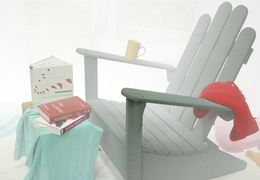
%> input picture Adirondack.png, 260 x 180 px, shrunk from 960 x 663 before the run
$ octave compute_rriqa_demo.m   (GNU Octave 9; MATLAB toolbox functions it lacks are replaced by stand-ins)
%> lines starting %> are read from the running program, lines starting %| are printed output that depends on the picture
### get_ref_feature.m
function [feat,feat_color,NSS] = get_ref_feature(img)

%% process
ycbcr_img = double(rgb2ycbcr(img));
Y = ycbcr_img(:,:,1);
Cb = ycbcr_img(:,:,2);
Cr = ycbcr_img(:,:,3);

Y_hat=Y;%(Y-mu)./(sigma+1);

%% naturalness
NSS=brisque_feature_R(Y);
NSS1=brisque_feature_R(Cb);
NSS2=brisque_feature_R(Cr);
f0=[NSS NSS1 NSS2];

%% haze
f1(1) = mean(mean(double(Y_hat)));%
f1(2) = std(std(double(Y_hat)));%
f1(3) = median(median(double(Y_hat)));%
f1(4)= mode(mode(double(Y_hat)));%
f1(5) = entropy(uint8(Y_hat));

%% structure
BL=8;
sigm= 0.5;
win = fspecial('gaussian',BL,sigm);
win = win/sum(sum(win));
mu = filter2(win,Y,'same');
mu_sq = mu.*mu;
sigma = sqrt(abs(filter2(win,Y.*Y,'same') - mu_sq));
% Making CSF
Size=size(Y_hat);
csf = make_csf(Size(1), Size(2), 32)';
% CSF of Image
Img_CSF = double(real( ifft2( ifftshift( fftshift( fft2( double(Y_hat)) ).* csf ) ) ));

Img_CSF=filter2(win,Img_CSF );

imG=imgradient(uint8(Img_CSF),'prewitt');

im= (sum(cat(3,(imG), Img_CSF).^2,3))./2;

f2(1) = mean(mean(double(im)));%
f2(2) = std(std(double(im)));%
f2(3) = median(median(double(im)));%
f2(4)= mode(mode(double(im)));%
f2(5) = entropy(uint8(im));

%% over enhancement
normalize_sigma = sigma./(mu+1);
f3(1) = mean(mean(double(sigma)));%
f3(2) = mean(mean(double(normalize_sigma)));%

%% color
f4(1) = mean(mean(double(Cb)));%
f4(2) = std(std(double(Cb)));%
f4(3) = median(median(double(Cb)));%
f4(4)= mode(mode(double(Cb)));%
f4(5) = entropy(uint8(Cb));

f4(6) = mean(mean(double(Cr)));%
f4(7) = std(std(double(Cr)));%
f4(8) = median(median(double(Cr)));%
f4(9)= mode(mode(double(Cr)));%
f4(10) = entropy(uint8(Cr));

%% feature
feat=[f1';f2';f3'];
feat_color=f4';
NSS=f0';

### brisque_feature_R.m
function feat = brisque_feature_R(imdist)

%------------------------------------------------
% Feature Computation
%-------------------------------------------------
scalenum = 2;
window = fspecial('gaussian',8,0.5);
window = window/sum(sum(window));

feat = [];
% tic
for itr_scale = 1:scalenum

%     [~,~,imdist]=ZCA(imdist);
mu            = filter2(window, imdist, 'same');
mu_sq         = mu.*mu;
sigma         = sqrt(abs(filter2(window, imdist.*imdist, 'same') - mu_sq));
structdis     = (imdist-mu)./(sigma+1);

[~,~,structdis]=ZCA(structdis);
% h = fspecial('sobel');
% structdis = imfilter(structdis, h, 0, 'conv');


[alpha overallstd]       = estimateggdparam(structdis(:));
    skew          = skewness(structdis(:));
    kur           = kurtosis(structdis(:));
feat                     = [feat alpha overallstd^2 skew kur];


shifts                   = [ 0 1;1 0 ; 1 1; -1 1];

for itr_shift =1:4

shifted_structdis        = circshift(structdis,shifts(itr_shift,:));
pair                     = structdis(:).*shifted_structdis(:);
[alpha leftstd rightstd] = estimateaggdparam(pair);
const                    =(sqrt(gamma(1/alpha))/sqrt(gamma(3/alpha)));
meanparam                =(rightstd-leftstd)*(gamma(2/alpha)/gamma(1/alpha))*const;
feat                     =[feat alpha meanparam leftstd^2 rightstd^2];

end


imdist                   = imresize(imdist,0.5);


end
% toc

### ZCA.m
function [xRot,xPCAwhite,xZCAwhite]=ZCA(x)
epsilon=0.01;
% x=imread('caps.bmp');
%x=rgb2gray(x);
x=double(x);
avg=mean(x(:));
% x=x-repmat(avg,size(x,1),1);%去均值

x=x-avg;
sigma=x*x'/size(x,2);%协方差矩阵
[U,S,V] = svd(sigma);
xRot=U'*x;
xPCAwhite = diag(1./sqrt(diag(S) + epsilon)) * U' * x;
xZCAwhite = U * diag(1./sqrt(diag(S) + epsilon)) * U' * x;

### estimateggdparam.m
function [gamparam sigma] = estimateggdparam(vec)


gam                              = 0.2:0.001:10;
r_gam                            = (gamma(1./gam).*gamma(3./gam))./((gamma(2./gam)).^2);

sigma_sq                         = mean((vec).^2);
sigma                            = sqrt(sigma_sq);
E                                = mean(abs(vec));
rho                              = sigma_sq/E^2;
[min_difference, array_position] = min(abs(rho - r_gam));
gamparam                         = gam(array_position);

### make_csf.m
function [res] = make_csf(x, y, nfreq)
[xplane,yplane]=meshgrid(-x/2+0.5:x/2-0.5, -y/2+0.5:y/2-0.5);	% generate mesh
plane=(xplane+1i*yplane)/y*2*nfreq;
radfreq=abs(plane);				% radial frequency

w=0.7;
s=(1-w)/2*cos(4*angle(plane))+(1+w)/2;
radfreq=radfreq./s;

csf = 2.6*(0.0192+0.114*radfreq).*exp(-(0.114*radfreq).^1.1);
f=find( radfreq < 7.8909 ); csf(f)=0.9809+zeros(size(f));
res = csf;
end

### get_dis_feature.m
function [feat,feat_color,NSS] = get_dis_feature(img)

%% process
ycbcr_img = double(rgb2ycbcr(img));
Y = ycbcr_img(:,:,1);
Cb = ycbcr_img(:,:,2);
Cr = ycbcr_img(:,:,3);

Y_hat=Y;%(Y-mu)./(sigma+1);

%% naturalness
NSS=brisque_feature_R(Y);
NSS1=brisque_feature_R(Cb);
NSS2=brisque_feature_R(Cr);
f0=[NSS NSS1 NSS2];

%% haze
f1(1) = mean(mean(double(Y_hat)));%
f1(2) = std(std(double(Y_hat)));%
f1(3) = median(median(double(Y_hat)));%
f1(4)= mode(mode(double(Y_hat)));%
f1(5) = entropy(uint8(Y_hat));

%% structure
BL=8;
sigm= 0.5;
win = fspecial('gaussian',BL,sigm);
win = win/sum(sum(win));
mu = filter2(win,Y,'same');
mu_sq = mu.*mu;
sigma = sqrt(abs(filter2(win,Y.*Y,'same') - mu_sq));
% Making CSF
Size=size(Y_hat);
csf = make_csf(Size(1), Size(2), 32)';
% CSF of Image
Img_CSF = double(real( ifft2( ifftshift( fftshift( fft2( double(Y_hat)) ).* csf ) ) ));

Img_CSF=filter2(win,Img_CSF );

imG=imgradient(uint8(Img_CSF),'prewitt');

im= (sum(cat(3,(imG), Img_CSF).^2,3))./2;

f2(1) = mean(mean(double(im)));%
f2(2) = std(std(double(im)));%
f2(3) = median(median(double(im)));%
f2(4)= mode(mode(double(im)));%
f2(5) = entropy(uint8(im));

%% over enhancement
normalize_sigma = sigma./(mu+1);
f3(1) = mean(mean(double(sigma)));%
f3(2) = mean(mean(double(normalize_sigma)));%

%% color
f4(1) = mean(mean(double(Cb)));%
f4(2) = std(std(double(Cb)));%
f4(3) = median(median(double(Cb)));%
f4(4)= mode(mode(double(Cb)));%
f4(5) = entropy(uint8(Cb));

f4(6) = mean(mean(double(Cr)));%
f4(7) = std(std(double(Cr)));%
f4(8) = median(median(double(Cr)));%
f4(9)= mode(mode(double(Cr)));%
f4(10) = entropy(uint8(Cr));

%% feature
feat=[f1';f2';f3'];
feat_color=f4';
NSS=f0';

### compute_rriqa_demo.m
clear all
close all
clc

im_reference = imread('Adirondack.png');
%> im_reference is the input picture: size 180x260x3 uint8; mean R, G, B 200.6, 202.2, 196.9
im_distorted = imread('Adirondack_Cai16.png');
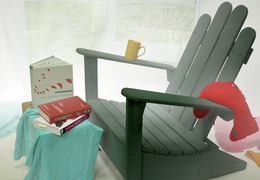
%> input picture Adirondack_Cai16.png, 260 x 180 px, shrunk from 960 x 663 before the run
%> im_distorted is the input picture: size 180x260x3 uint8; mean R, G, B 156.8, 161.6, 151.1

[refF,refF_color,refNSS] = get_ref_feature(im_reference);
%> in get_ref_feature, `ycbcr_img = double(rgb2ycbcr(img));`: ycbcr_img: size 180x260x3 double; mean of channels 1, 2, 3 188.7, 125.9, 127.7
%> the loop in brisque_feature_R, `for itr_scale = 1:scalenum` made 2 passes
%> (avg in ZCA, sigma_sq in estimateggdparam, E in estimateggdparam, rho in estimateggdparam, min_difference in estimateggdparam, array_position in estimateggdparam, gamparam in estimateggdparam) on pass 1: (0.0655, 0.837, 0.713, 1.65, 0.000116, 1460, 1.66)
%> (avg in ZCA, sigma_sq in estimateggdparam, E in estimateggdparam, rho in estimateggdparam, min_difference in estimateggdparam, array_position in estimateggdparam, gamparam in estimateggdparam) on pass 2: (0.0927, 0.816, 0.697, 1.68, 9.25e-06, 1360, 1.56)
%> after the loop in brisque_feature_R, `for itr_scale = 1:scalenum`:
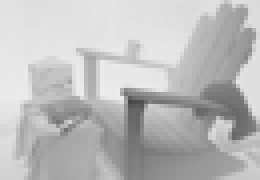
%> imdist: size 45x65 double (shown 4 times larger); min 71.17, max 237.7, mean 188.7
%> after the loop in brisque_feature_R, `for itr_scale = 1:scalenum`: feat = 40 values, max 3.6 at index 24, min -0.247 at index 23, mean 0.822
%> in get_ref_feature, `NSS=brisque_feature_R(Y);`: NSS has the same summary as feat in brisque_feature_R
%> the loop in brisque_feature_R (call 2), `for itr_scale = 1:scalenum` made 2 passes
%> (avg in ZCA, sigma_sq in estimateggdparam, E in estimateggdparam, rho in estimateggdparam, min_difference in estimateggdparam, array_position in estimateggdparam, gamparam in estimateggdparam) on pass 1: (0.0108, 0.747, 0.645, 1.8, 0.000204, 1079, 1.28)
%> (avg in ZCA, sigma_sq in estimateggdparam, E in estimateggdparam, rho in estimateggdparam, min_difference in estimateggdparam, array_position in estimateggdparam, gamparam in estimateggdparam) on pass 2: (0.0221, 0.653, 0.602, 1.8, 0.000174, 1064, 1.26)
%> in get_ref_feature, `NSS1=brisque_feature_R(Cb);`: NSS1 = 40 values, max 4.5 at index 24, min -0.0993 at index 14, mean 0.746
%> in get_ref_feature, `NSS2=brisque_feature_R(Cr);`: NSS2 = 40 values, max 4.75 at index 24, min -0.105 at index 14, mean 0.775
%> in get_ref_feature, `f0=[NSS NSS1 NSS2];`: f0 = 120 values, max 4.75 at index 104, min -0.247 at index 23, mean 0.781
%> in get_ref_feature, `im= (sum(cat(3,(imG), Img_CSF).^2,3))./2;`:
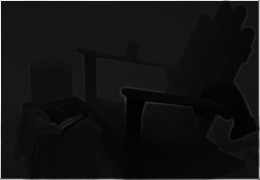
%> im: size 180x260 double; min 2245.2, max 263769, mean 22143.9; drawn with min black and max white
%> in get_ref_feature, `feat=[f1';f2';f3'];`: feat = [188.7; 9.93; 196; 228; 6.66; 22143.9; 1146.2; 18837; 2245.2; 0; 3.89; 0.0266]
%> in get_ref_feature, `feat_color=f4';`: feat_color = [125.9; 1.65; 127; 127; 3.08; 127.7; 5.58; 127; 128; 3.61]
%> in get_ref_feature, `NSS=f0';`: NSS has the same summary as f0
%> refF has the same summary as feat in get_ref_feature; refF_color has the same summary as feat_color in get_ref_feature; refNSS has the same summary as f0 in get_ref_feature
[disF1,disF1_color,disNSS1] = get_dis_feature(im_distorted);
%> in get_dis_feature, `ycbcr_img = double(rgb2ycbcr(img));`: ycbcr_img: size 180x260x3 double; mean of channels 1, 2, 3 152.5, 124.1, 126.6
%> the loop in brisque_feature_R (call 4), `for itr_scale = 1:scalenum` made 2 passes
%> (avg in ZCA, sigma_sq in estimateggdparam, E in estimateggdparam, rho in estimateggdparam, min_difference in estimateggdparam, array_position in estimateggdparam, gamparam in estimateggdparam) on pass 1: (0.0663, 0.866, 0.74, 1.58, 7.41e-05, 1733, 1.93)
%> (avg in ZCA, sigma_sq in estimateggdparam, E in estimateggdparam, rho in estimateggdparam, min_difference in estimateggdparam, array_position in estimateggdparam, gamparam in estimateggdparam) on pass 2: (0.0846, 0.853, 0.729, 1.61, 4.78e-05, 1629, 1.83)
%> pass 1, in brisque_feature_R (call 4), `structdis     = (imdist-mu)./(sigma+1);`:
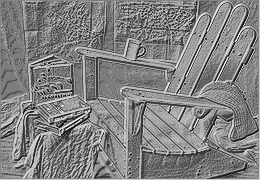
%> structdis: size 180x260 double; min -1.66, max 1.71, mean 0.0663; drawn with min black and max white
%> after the loop in brisque_feature_R (call 4), `for itr_scale = 1:scalenum`:
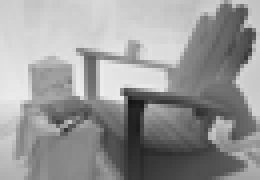
%> imdist: size 45x65 double (shown 4 times larger); min 20.38, max 239.3, mean 152.5
%> after the loop in brisque_feature_R (call 4), `for itr_scale = 1:scalenum`: feat = 40 values, max 3.19 at index 24, min -0.194 at index 23, mean 0.816
%> in get_dis_feature, `NSS=brisque_feature_R(Y);`: NSS has the same summary as feat in brisque_feature_R
%> the loop in brisque_feature_R (call 5), `for itr_scale = 1:scalenum` made 2 passes
%> (avg in ZCA, sigma_sq in estimateggdparam, E in estimateggdparam, rho in estimateggdparam, min_difference in estimateggdparam, array_position in estimateggdparam, gamparam in estimateggdparam) on pass 1: (0.00859, 0.811, 0.706, 1.63, 9.83e-05, 1544, 1.74)
%> (avg in ZCA, sigma_sq in estimateggdparam, E in estimateggdparam, rho in estimateggdparam, min_difference in estimateggdparam, array_position in estimateggdparam, gamparam in estimateggdparam) on pass 2: (0.0181, 0.743, 0.668, 1.67, 7.58e-06, 1395, 1.59)
%> pass 1, in brisque_feature_R (call 5), `structdis     = (imdist-mu)./(sigma+1);`:
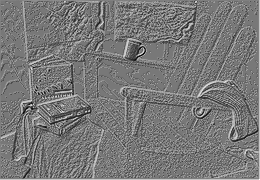
%> structdis: size 180x260 double; min -1.52, max 1.7, mean 0.00859; drawn with min black and max white
%> after the loop in brisque_feature_R (call 5), `for itr_scale = 1:scalenum`: feat = 40 values, max 3.64 at index 24, min -0.119 at index 34, mean 0.765
%> in get_dis_feature, `NSS1=brisque_feature_R(Cb);`: NSS1 has the same summary as feat in brisque_feature_R
%> the loop in brisque_feature_R (call 6), `for itr_scale = 1:scalenum` made 2 passes
%> (avg in ZCA, sigma_sq in estimateggdparam, E in estimateggdparam, rho in estimateggdparam, min_difference in estimateggdparam, array_position in estimateggdparam, gamparam in estimateggdparam) on pass 1: (0.0147, 0.812, 0.704, 1.64, 4.67e-05, 1493, 1.69)
%> (avg in ZCA, sigma_sq in estimateggdparam, E in estimateggdparam, rho in estimateggdparam, min_difference in estimateggdparam, array_position in estimateggdparam, gamparam in estimateggdparam) on pass 2: (0.0282, 0.736, 0.661, 1.68, 0.000133, 1339, 1.54)
%> pass 1, in brisque_feature_R (call 6), `structdis     = (imdist-mu)./(sigma+1);`:
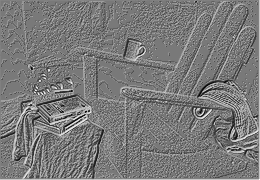
%> structdis: size 180x260 double; min -1.55, max 1.7, mean 0.0147; drawn with min black and max white
%> after the loop in brisque_feature_R (call 6), `for itr_scale = 1:scalenum`: feat = 40 values, max 3.79 at index 24, min -0.114 at index 14, mean 0.777
%> in get_dis_feature, `NSS2=brisque_feature_R(Cr);`: NSS2 has the same summary as feat in brisque_feature_R
%> in get_dis_feature, `f0=[NSS NSS1 NSS2];`: f0 = 120 values, max 3.79 at index 104, min -0.194 at index 23, mean 0.786
%> in get_dis_feature, `feat=[f1';f2';f3'];`: feat = [152.5; 15.98; 160.2; 221; 7.43; 17057.2; 2318.6; 13912.3; 206; 0.000362; 5.05; 0.0438]
%> in get_dis_feature, `feat_color=f4';`: feat_color = [124.1; 2; 125; 125; 3.91; 126.6; 6.66; 126; 127; 4.32]
%> in get_dis_feature, `NSS=f0';`: NSS has the same summary as f0
%> disF1 has the same summary as feat in get_dis_feature; disF1_color has the same summary as feat_color in get_dis_feature; disNSS1 has the same summary as f0 in get_dis_feature
disF=[disF1;disF1_color];
%> disF = 22 values, max 17057.2 at index 6, min 0.000362 at index 10, mean 1583
disNSS=disNSS1;
%> disNSS has the same summary as f0 in get_dis_feature

distortion = mean(abs([refF;refF_color] - [disF1;disF1_color]))*mean(abs(refNSS - disNSS1))
%> distortion = 59.26
